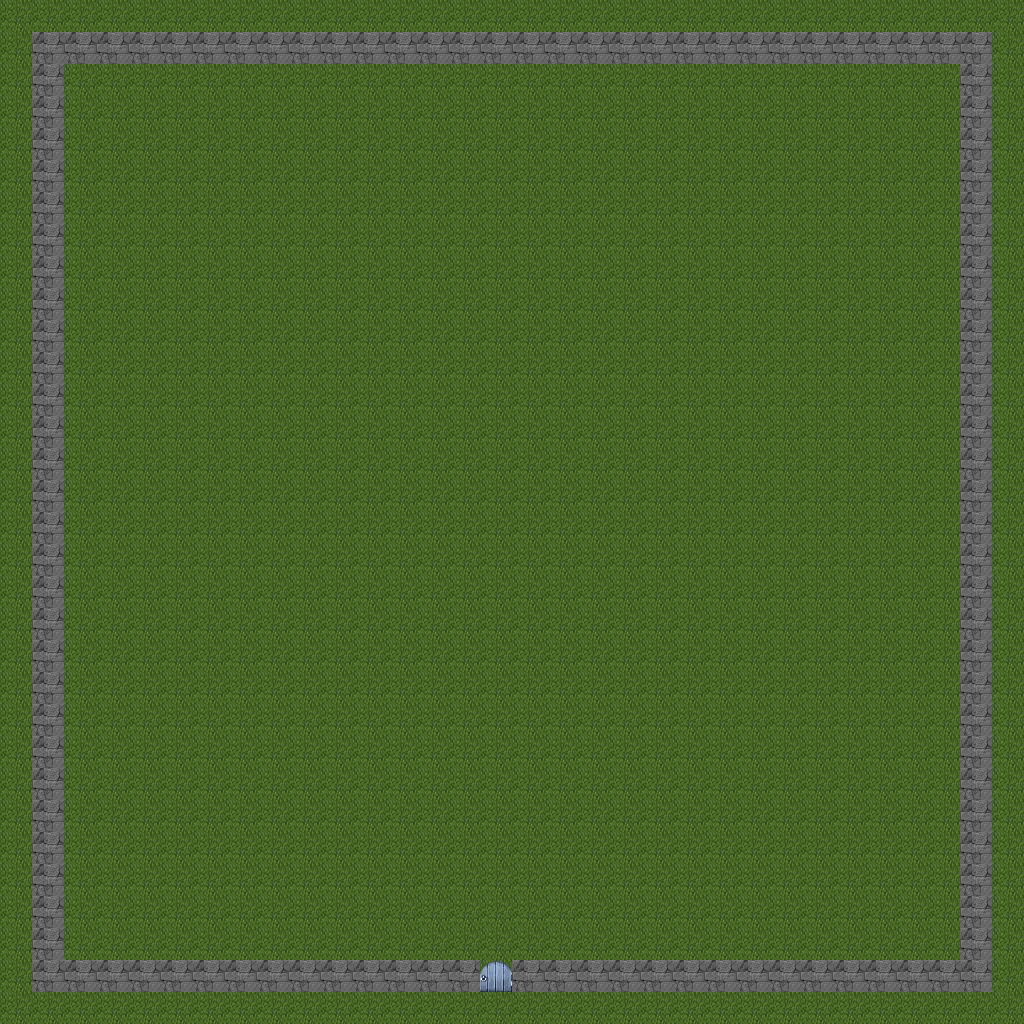

The image is a tile-based game level rendered from a .tmx file. Its description and source (layers, tilesets, objects; grid data summarised) follow:
An orthogonal 32x32 tile map with 32x32 px tiles, 3 tile layers (Background, Obstacles, Collision), 2 tilesets.

<map version="1.0" tiledversion="1.1.4" orientation="orthogonal" renderorder="right-down" width="32" height="32" tilewidth="32" tileheight="32" infinite="0" nextobjectid="4">
 <properties>
  <property name="DefaultEntryX" type="int" value="15" />
  <property name="DefaultEntryY" type="int" value="30" />
 </properties>
 <tileset firstgid="1" source="MyTiles.tsx" />
 <tileset firstgid="257" source="data/tileset/Building.tsx" />
 <layer name="Background" width="32" height="32">
  <data>[1024 cells, 1024 non-empty, 1 distinct tile ids]</data>
 </layer>
 <layer name="Obstacles" width="32" height="32">
  <data>[1024 cells, 1 non-empty, 1 distinct tile ids]</data>
 </layer>
 <layer name="Collision" width="32" height="32">
  <data>[1024 cells, 115 non-empty, 1 distinct tile ids]</data>
 </layer>
 <objectgroup name="Buildings" />
</map>
